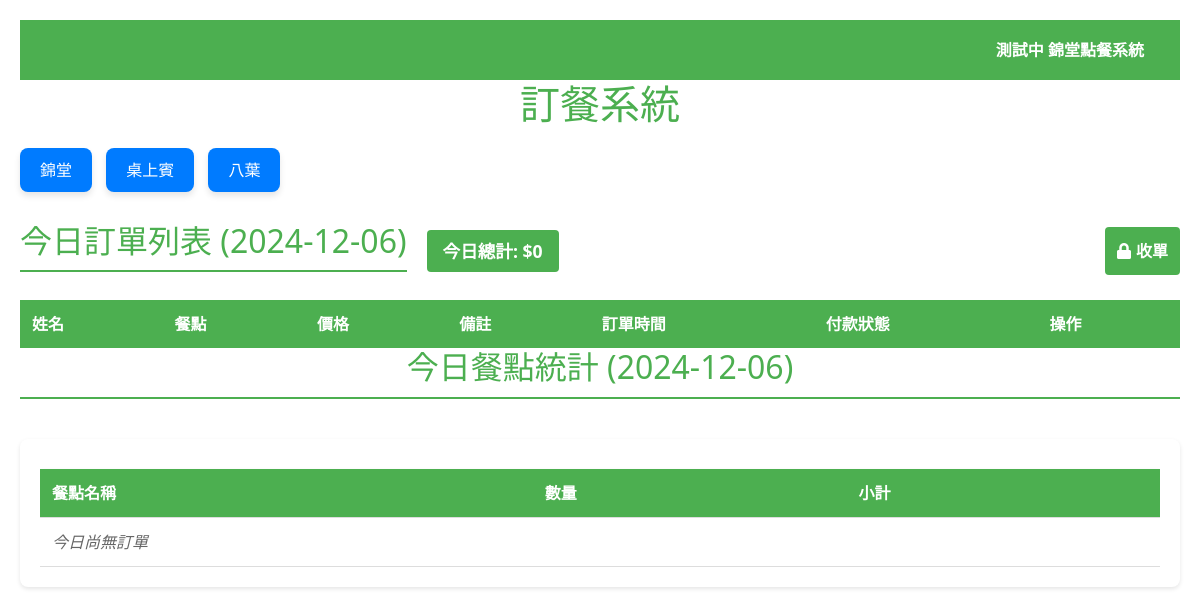
Before: / with the older database file.
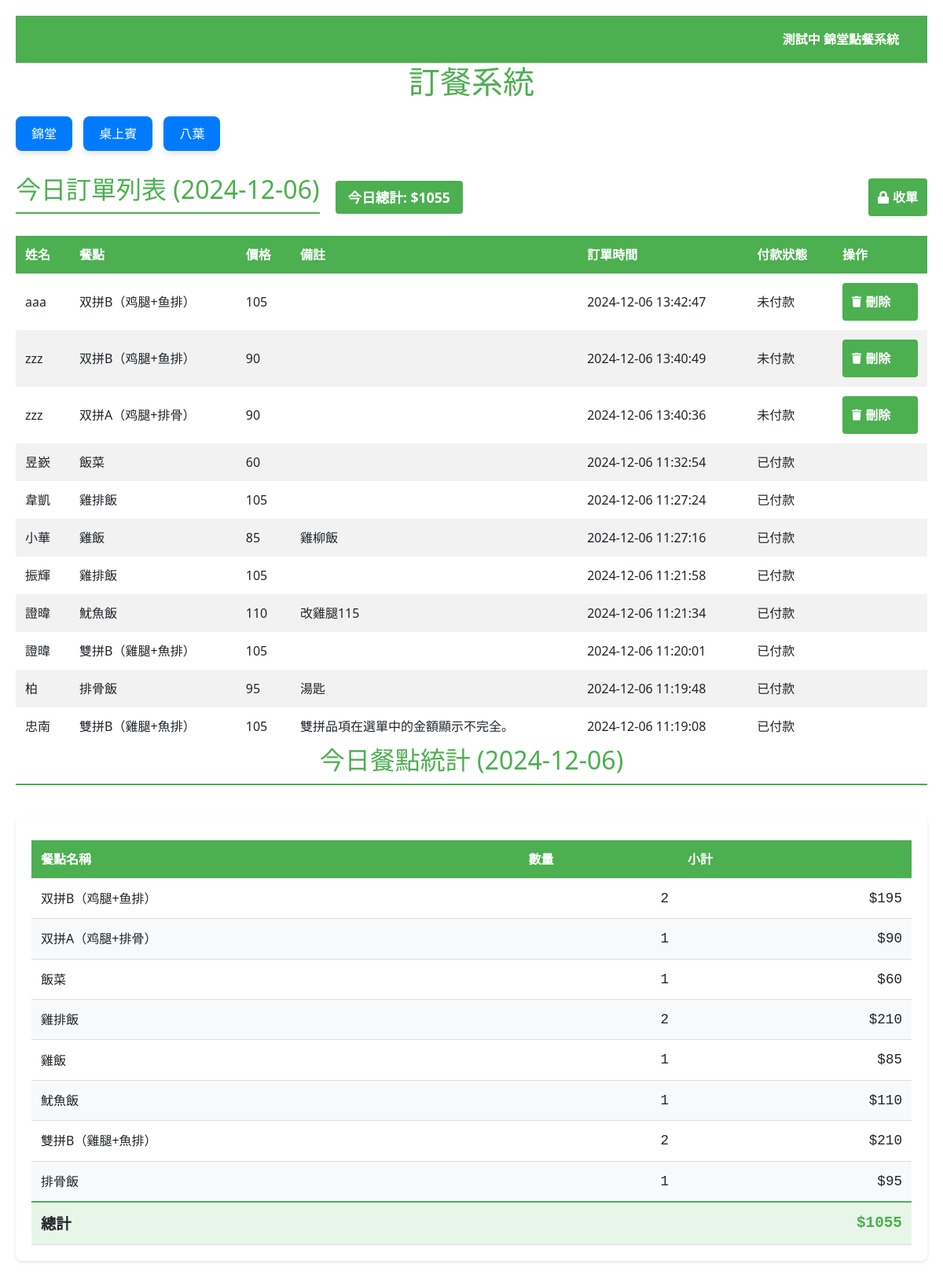
After: the same page with the newer database file.
### tables this page shows
CREATE TABLE orders (
            id INTEGER PRIMARY KEY AUTOINCREMENT,
            user_name TEXT NOT NULL,
            lunch_name TEXT NOT NULL,
            price INTEGER NOT NULL,
            remarks TEXT,
            order_time TIMESTAMP DEFAULT CURRENT_TIMESTAMP,
            payment_status TEXT DEFAULT '未付款',
            order_status TEXT DEFAULT '開放中'
        );

### app.py (the view, shortened to what this page needs)
@app.route('/', methods=['GET', 'POST'])
def index():
    conn = sqlite3.connect('orders.db')
    c = conn.cursor()
    today = date.today()
    today_start = f"{today} 00:00:00"
    today_end = f"{today} 23:59:59"
    c.execute('''
        SELECT id, user_name, lunch_name, price, remarks, order_time, payment_status, order_status
        FROM orders
        WHERE date(order_time) = date('now', 'localtime')
        ORDER BY order_time DESC
    ''')
    orders = [
        {
            'id': row[0],
            'user_name': row[1],
            'lunch_name': row[2],
            'price': row[3],
            'remarks': row[4],
            'order_time': row[5],
            'payment_status': row[6],
            'order_status': row[7]
        }
        for row in c.fetchall()
    ]
    conn.close()
    today_total = sum(order['price'] for order in orders)
    return render_template('index.html',
                         orders=orders,
                         today_total=today_total,
                         today_date=today.strftime('%Y-%m-%d'))

### templates/index.html (shortened to what this page needs)
<!DOCTYPE html>
<html>
<head>
    <link rel="stylesheet" href="https://cdnjs.cloudflare.com/ajax/libs/font-awesome/5.15.4/css/all.min.css">
</head>
<body>
    <div class="top-nav">
        <a href="{{ url_for('store1') }}" class="store-link">測試中 錦堂點餐系統</a>
    </div>
    <h1>訂餐系統</h1>
<div class="collapse-buttons">
    <p>
        <a class="btn btn-primary" data-bs-toggle="collapse" href="#collapseMenu1" role="button">
            錦堂
        </a>
        <button class="btn btn-primary" type="button" data-bs-toggle="collapse" data-bs-target="#collapseMenu2">
            桌上賓
        </button>
        <button class="btn btn-primary" type="button" data-bs-toggle="collapse" data-bs-target="#collapseMenu3">
            八葉
        </button>
    </p>
</div>
    <div class="order-controls">
        <div class="order-header">
            <h2>今日訂單列表 ({{ today_date }})</h2>
            <div class="today-total">今日總計: ${{ today_total }}</div>
        </div>
        <form action="{{ url_for('toggle_order_status') }}" method="POST">
            <button type="submit" class="close-order-btn">
                <i class="fas fa-lock"></i> 收單
            </button>
        </form>
    </div>
    <div class="table-container">
        <table>
            <thead>
                <tr>
                    <th>姓名</th>
                    <th>餐點</th>
                    <th>價格</th>
                    <th>備註</th>
                    <th>訂單時間</th>
                    <th>付款狀態</th>
                    <th>操作</th>
                </tr>
            </thead>
            <tbody>
                {% for order in orders %}
                <tr>
                    <td>{{ order.user_name }}</td>
                    <td>{{ order.lunch_name }}</td>
                    <td>{{ order.price }}</td>
                    <td>{{ order.remarks }}</td>
                    <td>{{ order.order_time }}</td>
                    <td>{{ order.payment_status }}</td>
                    <td>
                        {% if order.order_status == '開放中' %}
                            <form action="{{ url_for('delete_order', order_id=order.id) }}" method="POST" style="margin: 0;">
                                <button type="submit"
                                        class="delete-btn"
                                        data-order-info="訂單資訊：
姓名：{{ order.user_name }}
餐點：{{ order.lunch_name }}
價��：{{ order.price }}">
                                    <i class="fas fa-trash"></i> 刪除
                                </button>
                            </form>
                        {% endif %}
                    </td>
                </tr>
                {% endfor %}
            </tbody>
        </table>
    </div>
    <h2>今日餐點統計 ({{ today_date }})</h2>
    <div class="stats-container">
        <div class="stats-table-container">
            <table class="stats-table">
                <thead>
                    <tr>
                        <th>餐點名稱</th>
                        <th>數量</th>
                        <th>小計</th>
                    </tr>
                </thead>
                <tbody>
                    {% set total_amount = namespace(value=0) %}
                    {% set lunch_stats = {} %}
                    {% for order in orders %}
                        {% if order.lunch_name in lunch_stats %}
                            {% set stats = lunch_stats[order.lunch_name] %}
                            {% set _ = stats.update({'count': stats.count + 1, 'total': stats.total + order.price}) %}
                        {% else %}
                            {% set _ = lunch_stats.update({order.lunch_name: {'count': 1, 'total': order.price}}) %}
                        {% endif %}
                        {% set total_amount.value = total_amount.value + order.price %}
                    {% endfor %}
                    {% for lunch_name, stats in lunch_stats.items() %}
                    <tr>
                        <td>{{ lunch_name }}</td>
                        <td>{{ stats.count }}</td>
                        <td>${{ stats.total }}</td>
                    </tr>
                    {% endfor %}
                    {% if lunch_stats %}
                    <tr class="total-row">
                        <td colspan="2"><strong>總計</strong></td>
                        <td><strong>${{ total_amount.value }}</strong></td>
                    </tr>
                    {% else %}
                    <tr>
                        <td colspan="3" class="no-data">今日尚無訂單</td>
                    </tr>
                    {% endif %}
                </tbody>
            </table>
        </div>
    </div>
    <link href="https://cdn.jsdelivr.net/npm/bootstrap@5.1.3/dist/css/bootstrap.min.css" rel="stylesheet">
</body>
</html>

Changed rows visible on the page:
added orders: user_name "aaa", lunch_name "双拼B（鸡腿+鱼排）", price "105", order_time "2024-12-06 13:42:47", payment_status "未付款", count "2", total "195"
added orders: user_name "zzz", lunch_name "双拼B（鸡腿+鱼排）", price "90", order_time "2024-12-06 13:40:49", payment_status "未付款", shown under "今日訂單列表 (2024-12-06)"
added orders: user_name "zzz", lunch_name "双拼A（鸡腿+排骨）", price "90", order_time "2024-12-06 13:40:36", payment_status "未付款", count "1", total "90"
added orders: user_name "昱嶔", lunch_name "飯菜", price "60", order_time "2024-12-06 11:32:54", payment_status "已付款", count "1", total "60"
added orders: user_name "韋凱", lunch_name "雞排飯", price "105", order_time "2024-12-06 11:27:24", payment_status "已付款", count "2", total "210"
added orders: user_name "小華", lunch_name "雞飯", price "85", remarks "雞柳飯", order_time "2024-12-06 11:27:16", payment_status "已付款", count "1", total "85"
added orders: user_name "振輝", lunch_name "雞排飯", price "105", order_time "2024-12-06 11:21:58", payment_status "已付款", shown under "今日訂單列表 (2024-12-06)"
added orders: user_name "證暐", lunch_name "魷魚飯", price "110", remarks "改雞腿115", order_time "2024-12-06 11:21:34", payment_status "已付款", count "1", total "110"
added orders: user_name "證暐", lunch_name "雙拼B（雞腿+魚排）", price "105", order_time "2024-12-06 11:20:01", payment_status "已付款", count "2", total "210"
added orders: user_name "柏", lunch_name "排骨飯", price "95", remarks "湯匙", order_time "2024-12-06 11:19:48", payment_status "已付款", count "1", total "95"
added orders: user_name "忠南", lunch_name "雙拼B（雞腿+魚排）", price "105", remarks "雙拼品項在選單中的金額顯示不完全。", order_time "2024-12-06 11:19:08", payment_status "已付款", shown under "今日訂單列表 (2024-12-06)"
Other visible differences:
{{ today_total }}: "0" → "1055"
{{ total_amount.value }}: (not shown) → "1055"
text no longer shown: "今日尚無訂單"
text now shown: "總計 $"
